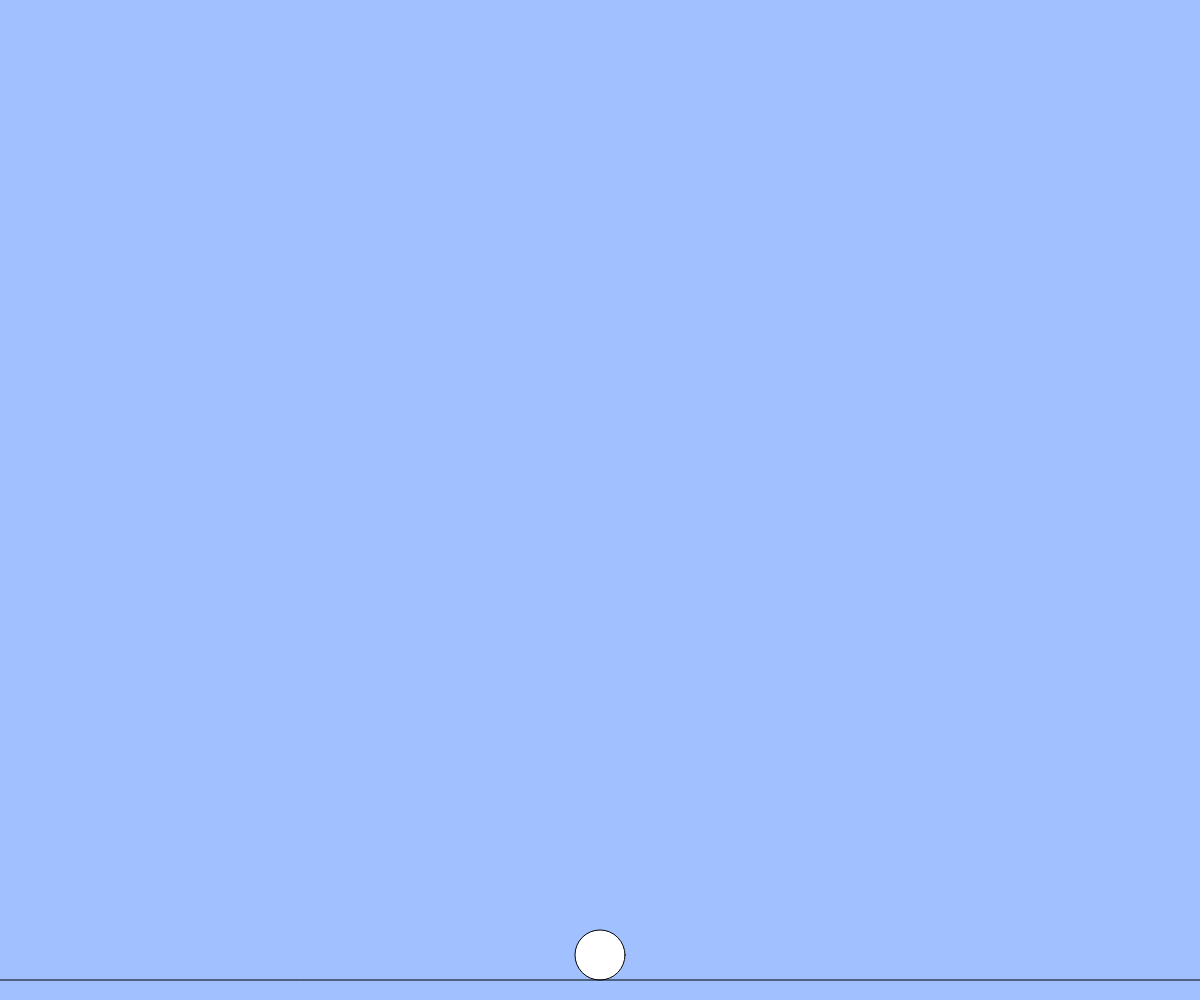
Frame 1 (no input)
Frame 60 (no input): identical to frame 1, image omitted
Frame 120 (the mouse pressed at the canvas centre since frame 60): identical to frame 1, image omitted

The p5.js sketch that drew this single still picture (run headless with seeded random() and noise() and a simulated clock; from frame 60 on, the mouse is pressed at the canvas centre):

// p5.js sketch
// ── sketch.js
// テキスト「キーボード操作に反応する」
let x, y,vy;
const g = 1;     // 重力（いろいろな値を試してみましょう）
const jump = 20; // ジャンプ力（いろいろな値を試してみましょう）
const ground = 20;
const size = 50;


function setup(){
  createCanvas(windowWidth, windowHeight);
  x = width / 2;
  y =  height - ground - size / 2;
  vy = 0;
}

function draw(){
  background(160, 192, 255);
  ellipse(x, y, 50);
  if(keyIsDown(LEFT_ARROW)){ x -= 5; 
    if(keyIsDown("B".charCodeAt(0))){x-=10}}
  if(keyIsDown(RIGHT_ARROW)){ x += 5; 
    if(keyIsDown("B".charCodeAt(0))){x+=10} }

  if(keyIsDown(UP_ARROW)){ y -= 5; }
  if(keyIsDown(DOWN_ARROW)){ y += 5; }
  if(keyIsDown(" ".charCodeAt(0))){y-=30;}

  let gy = height - ground;
  line(0, gy, width, gy); // 地面の線
  

  
  y += vy;
   
  
  if(y < height - ground - size / 2){ // 地面より上、つまり空中にいる
    vy += g; // 下方向に重力の影響で加速する
  }
  else{
    vy = 0;
    y = height - ground - size / 2;
  }
}




// イベントハンドラを使用するパターン
// function keyPressed(){
//   if(keyCode == LEFT_ARROW){ x -= 5; }
//   else if(keyCode == RIGHT_ARROW){ x+= 5; }
//   else if(keyCode == DOWN_ARROW){ y += 5; }
//   else if(keyCode == UP_ARROW){ y -= 5; }
//   else if(key == "A"){ x += 10; }
// }

function windowResized(){
  resizeCanvas(windowWidth, windowHeight);
}
